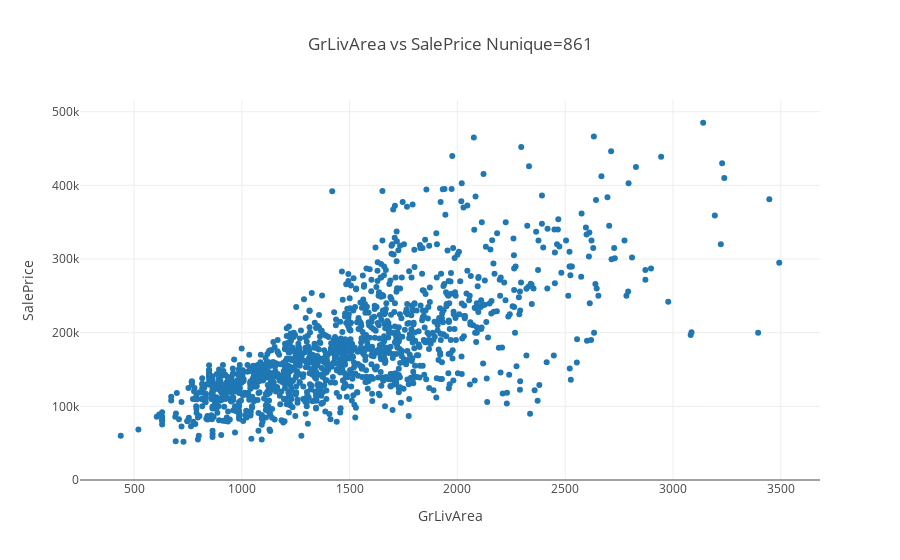
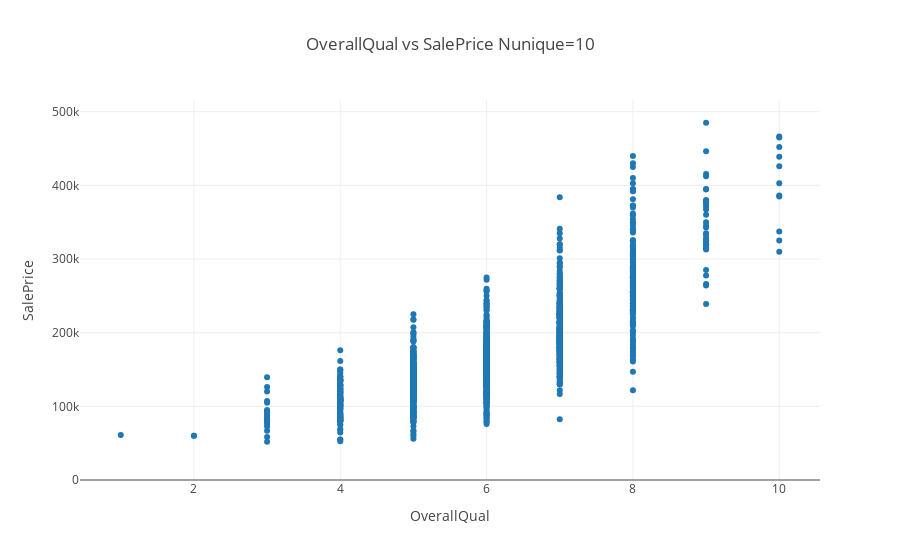

Write notebook code for charts like these, in order.
### Code cell
for col in ['GrLivArea', 'OverallQual']:
    fig = go.Figure()
    fig.add_scatter(x=df[col], y=df['SalePrice'], mode='markers')
    fig.layout.template = 'gridon'
    fig.layout.xaxis.title = col
    fig.layout.yaxis.title = 'SalePrice'
    fig.layout.yaxis.rangemode = 'tozero'
    fig.layout.title = f'{col} vs SalePrice Nunique={df_feature_sorted.loc[col,1]}'
    fig.show()

### Figure 1 — Plotly figure (JSON) as saved in the notebook; plotly's stock layout.template omitted (floating-point values rounded to 4 significant figures; data arrays with more than 128 entries replaced by an {"elided": "..."} marker saying what was removed)
{"data": [{"mode": "markers", "type": "scatter", "x": {"elided": "1396 int values"}, "y": {"elided": "1396 int values"}}], "layout": {"title": {"text": "GrLivArea vs SalePrice Nunique=861"}, "xaxis": {"title": {"text": "GrLivArea"}}, "yaxis": {"rangemode": "tozero", "title": {"text": "SalePrice"}}}}

### Figure 2 — Plotly figure (JSON) as saved in the notebook; plotly's stock layout.template omitted (floating-point values rounded to 4 significant figures; data arrays with more than 128 entries replaced by an {"elided": "..."} marker saying what was removed)
{"data": [{"mode": "markers", "type": "scatter", "x": {"elided": "1396 int values"}, "y": {"elided": "1396 int values"}}], "layout": {"title": {"text": "OverallQual vs SalePrice Nunique=10"}, "xaxis": {"title": {"text": "OverallQual"}}, "yaxis": {"rangemode": "tozero", "title": {"text": "SalePrice"}}}}
